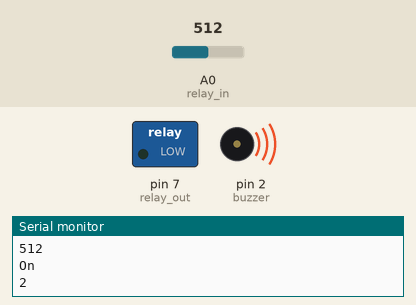
The sketch below on a simulated Arduino Uno, built with avr-gcc and run on an emulated ATmega328P. Parts: switched loads named in the sketch (green lamp = pin HIGH), buzzer (waves = sounding), the last lines printed to the serial monitor. Inputs (shaded band) come from the test bench; at power-on: A0 (relay_in) = 512.

Above: at 2.8 s.
2.9 s: A0 (relay_in) set to 485
At 3.8 s:
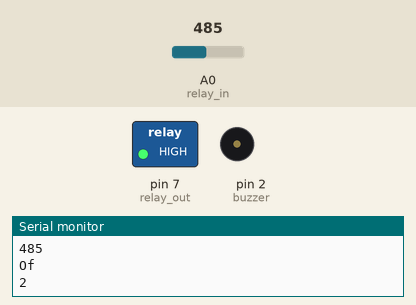
4.5 s: A0 (relay_in) set to 510
At 5.3 s:
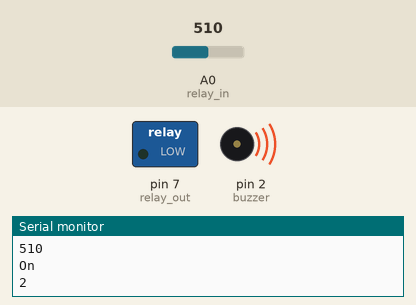
6.5 s: A0 (relay_in) set to 490
At 8.1 s:
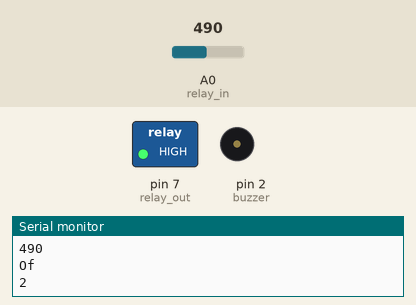
Timing chart, 0 to 9.6 s (numbered marks = the images above; inputs shaded):
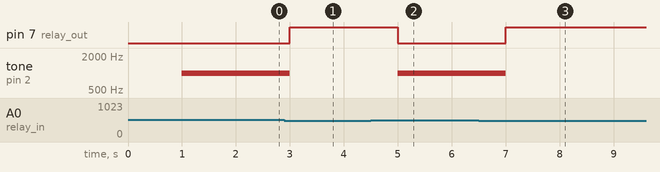

Measured:
- the behaviour switches between 501 and 500 on A0 (relay_in) (found by bisection; images 0 and 1)
- after the input at 2.9 s, pin 7 (relay_out): LOW → HIGH after 0.10 s; tone on pin 2 (buzzer): 1000 Hz → silent after 0.10 s
- after the input at 4.5 s, pin 7 (relay_out): HIGH → LOW after 0.50 s; tone on pin 2 (buzzer): silent → 1000 Hz after 0.50 s
- after the input at 6.5 s, pin 7 (relay_out): LOW → HIGH after 0.50 s; tone on pin 2 (buzzer): 1000 Hz → silent after 0.50 s

The sketch:

MSEB_Arduino_Relay.ino
```cpp
#define relay_in A0
#define relay_out 7
#define buzzer 2


void setup() {
  // put your setup code here, to run once:
pinMode(relay_in,INPUT);
pinMode(relay_out,OUTPUT);
pinMode(buzzer,OUTPUT);
Serial.begin(9600);
}

void loop() {
  delay(1000);
  // put your main code here, to run repeatedly:
  int a = analogRead(relay_in );
  Serial.println(a);
if(a>500){
  digitalWrite(relay_out,0);
  Serial.println("On");
    tone(buzzer, 1000);
      Serial.println(buzzer);
}else{
  digitalWrite(relay_out,1);
  Serial.println("Of");
   noTone(buzzer);
    Serial.println(buzzer);
}
}
```
